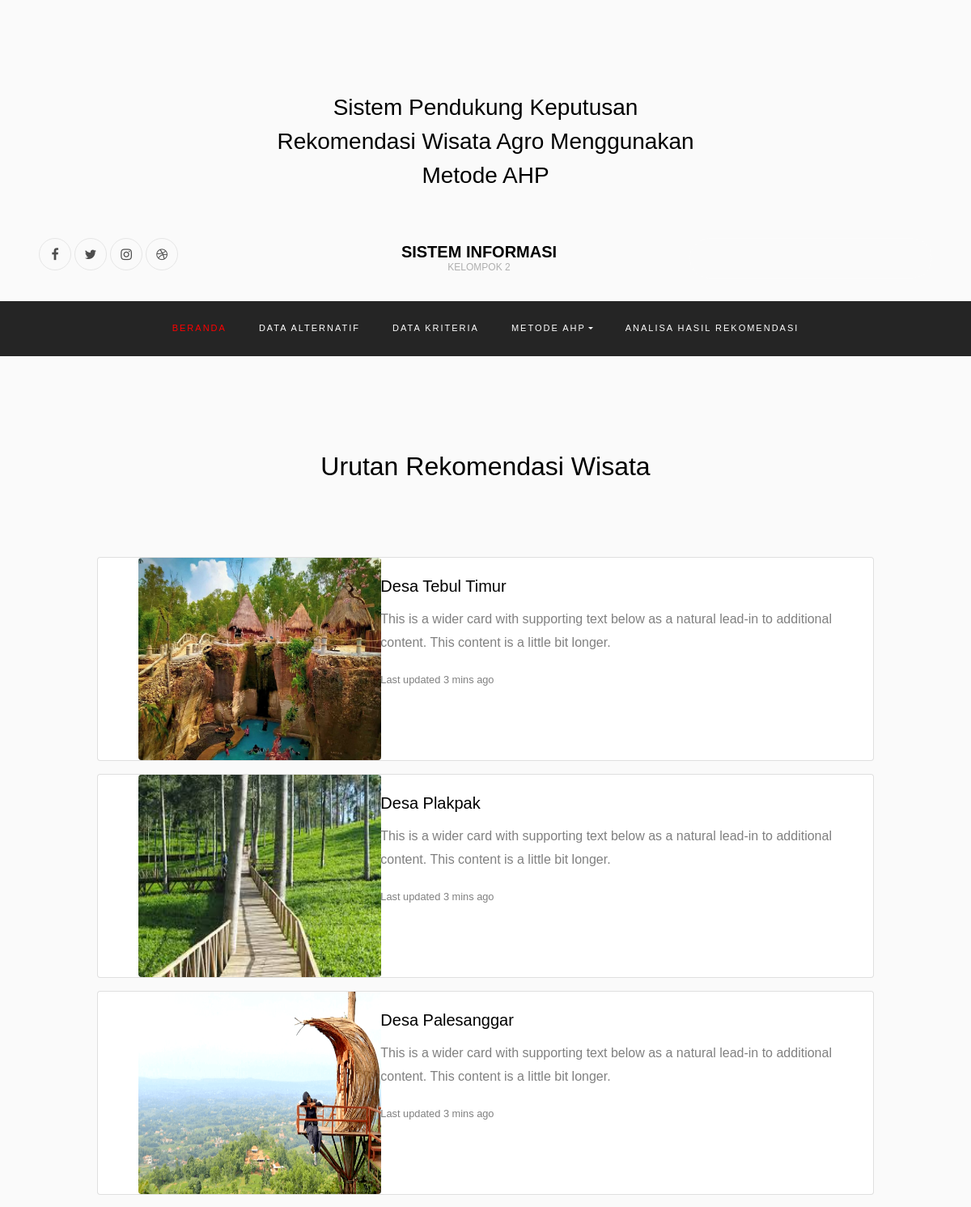
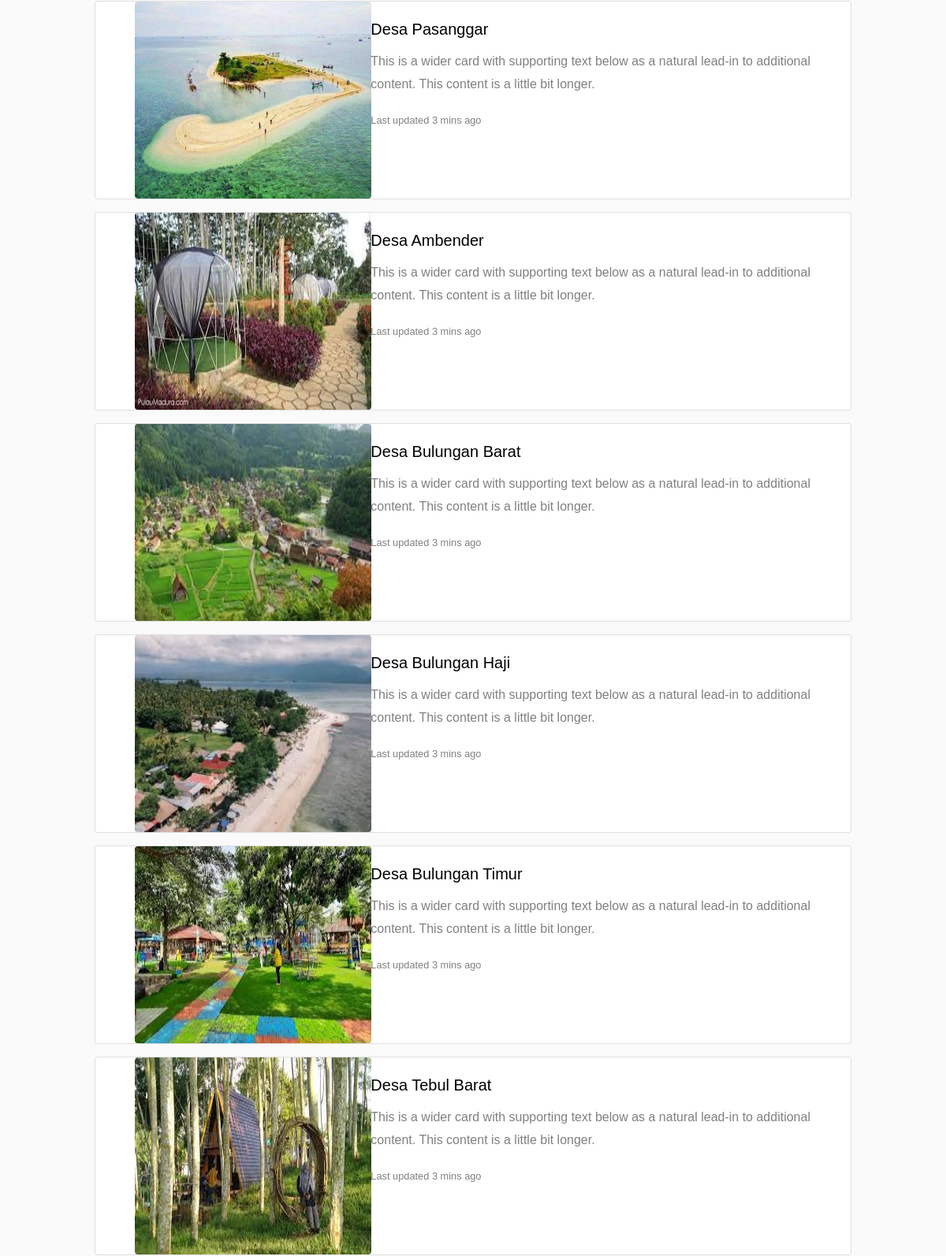
The app's page /Rekomendasi.php (upper part), older data (2 pictures, top to bottom).
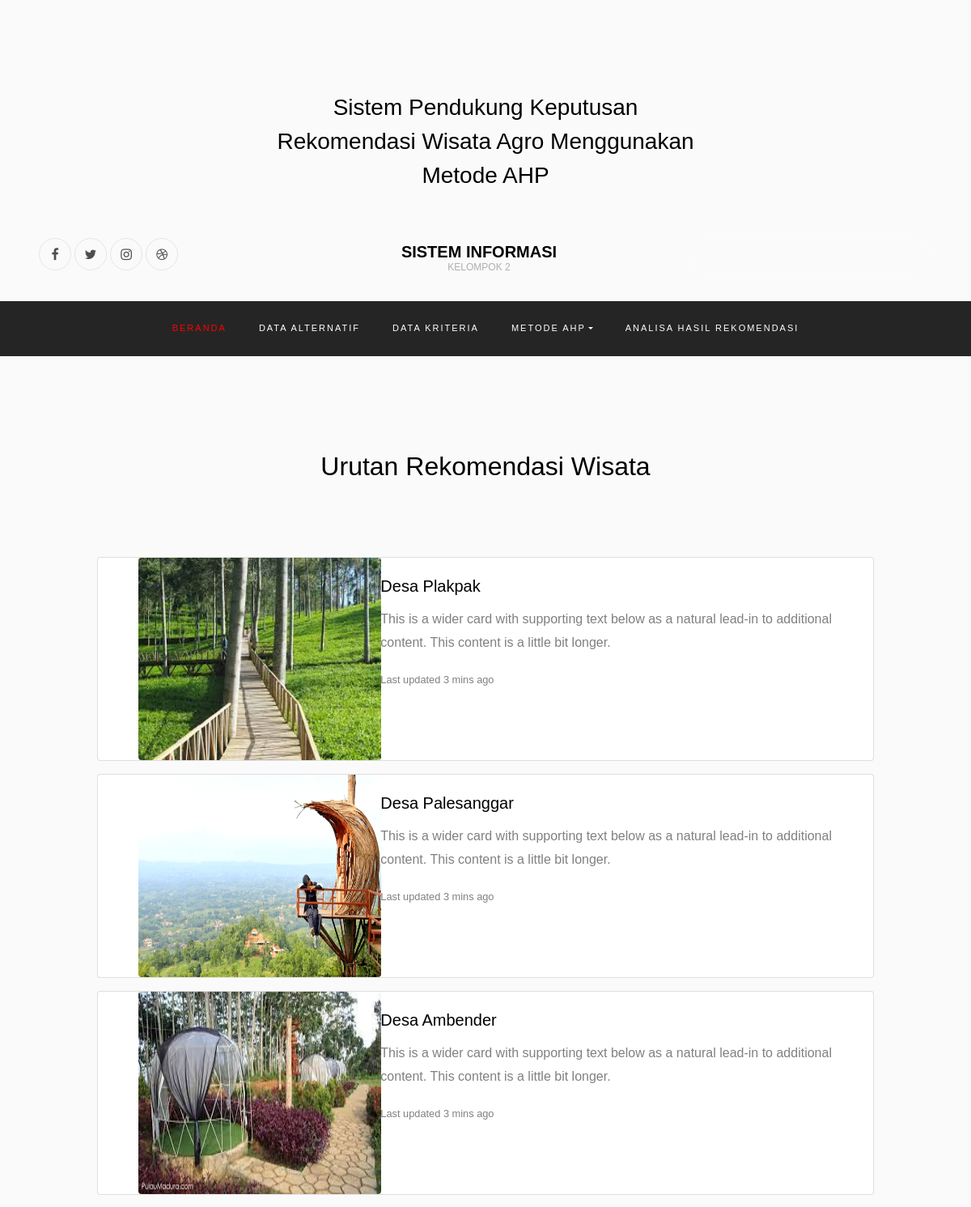
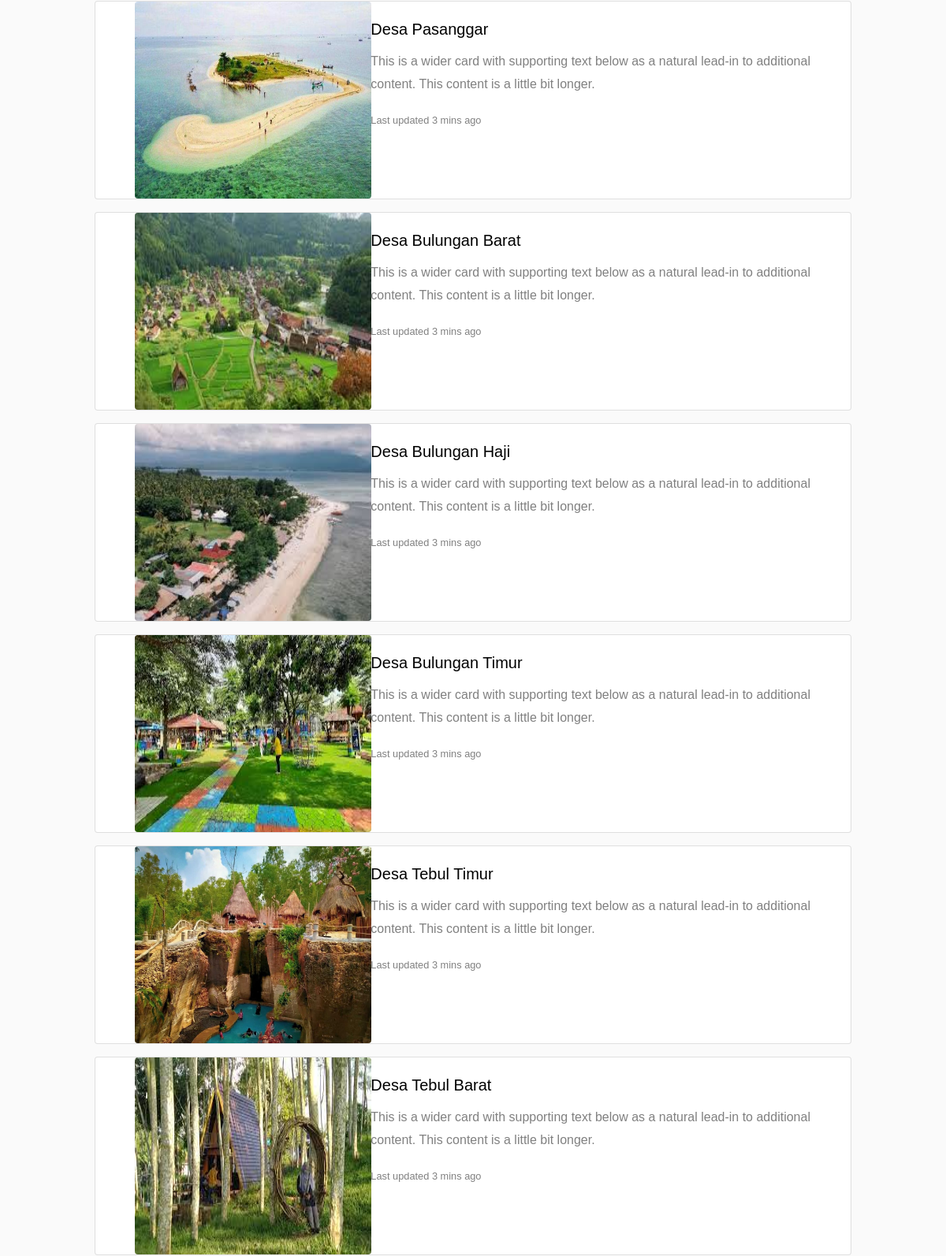
The same page, newer data (2 pictures, top to bottom).
### tables this page shows
CREATE TABLE `wisata` (
  `idWisata` int(11) NOT NULL,
  `namaWisata` varchar(128) NOT NULL,
  `nilaiWisata` float NOT NULL,
  `gambar` varchar(128) NOT NULL
);

### database/database.php (called while the page is built, shortened)
<?php
function GetDataWisata(){
    try{
        $statement = DB->prepare("SELECT * FROM `wisata` ORDER BY nilaiWisata DESC");
        $statement->execute();
        return $statement->fetchAll(PDO::FETCH_ASSOC);
    } catch (PDOException $err) {
        echo $err->getMessage();
    }
}
?>

### Rekomendasi.php (the view, shortened to what this page needs)
<?php
    include("database/database.php");
    $data = GetDataWisata();
?>
<!DOCTYPE html>
<html lang="en">
<head>
    <link rel="stylesheet" href="https://stackpath.bootstrapcdn.com/font-awesome/4.7.0/css/font-awesome.min.css">
    <link rel="stylesheet" href="css/style.css">
</head>
<body>
    <?php include("header.php") ?>
    <div class="judul" style="margin-bottom: 10vh;"><h2> Urutan Rekomendasi Wisata</h2></div>
    <div style="display:flex; flex-direction: column; justify-content: center; align-items: center;">
    <?php foreach($data as $wisata){?>
        <div class="card mb-3" style="max-width: 80%;">
        <div class="row g-0">
            <div class="col-md-4">
            <img src=<?php echo "si/".$wisata["gambar"]?> class="rounded" alt="..." style="width: 300px; height: 250px; margin-left: 50px;">
            </div>
            <div class="col-md-8">
            <div class="card-body">
                <h5 class="card-title"><?php echo $wisata["namaWisata"]?></h5>
                <p class="card-text">This is a wider card with supporting text below as a natural lead-in to additional content. This content is a little bit longer.</p>
                <p class="card-text"><small class="text-body-secondary">Last updated 3 mins ago</small></p>
            </div>
            </div>
        </div>
        </div>
    <?php }?>
    </div>
</body>
</html>

### header.php (shortened to what this page needs)
<section class="ftco-section">
		<div class="container">
			<div class="row justify-content-center">
				<div class="col-md-6 text-center mb-5">
					<h2 class="heading-section">Sistem Pendukung Keputusan Rekomendasi Wisata Agro Menggunakan Metode AHP</h2>
				</div>
			</div>
		</div>
		<div class="container-fluid px-md-5">
			<div class="row justify-content-between">
				<div class="col-md-8 order-md-last">
					<div class="row">
						<div class="col-md-6 text-center">
							<a class="navbar-brand" href="index.html">Sistem informasi <span>Kelompok 2</span></a>
						</div>
						<div class="col-md-6 d-md-flex justify-content-end mb-md-0 mb-3">
							<form action="#" class="searchform order-lg-last">
			        </form>
						</div>
					</div>
				</div>
				<div class="col-md-4 d-flex">
					<div class="social-media">
		    		<p class="mb-0 d-flex">
		    			<a href="#" class="d-flex align-items-center justify-content-center"><span class="fa fa-facebook"><i class="sr-only">Facebook</i></span></a>
		    			<a href="#" class="d-flex align-items-center justify-content-center"><span class="fa fa-twitter"><i class="sr-only">Twitter</i></span></a>
		    			<a href="#" class="d-flex align-items-center justify-content-center"><span class="fa fa-instagram"><i class="sr-only">Instagram</i></span></a>
		    			<a href="#" class="d-flex align-items-center justify-content-center"><span class="fa fa-dribbble"><i class="sr-only">Dribbble</i></span></a>
		    		</p>
	        </div>
				</div>
			</div>
		</div>
		<nav class="navbar navbar-expand-lg navbar-dark ftco_navbar bg-dark ftco-navbar-light" id="ftco-navbar">
	    <div class="container-fluid">
	      <div class="collapse navbar-collapse" id="ftco-nav">
	        <ul class="navbar-nav m-auto">
	        	<li class="nav-item active"><a href="index.php" class="nav-link">Beranda</a></li>
	        	<li class="nav-item"><a href="Data_Alternatif.php" class="nav-link">Data Alternatif</a></li>
	        	<li class="nav-item"><a href="Data_Kriteria.php" class="nav-link">Data Kriteria</a></li>
	          	<li class="nav-item dropdown">
					<a class="nav-link dropdown-toggle" href="#" id="dropdown04" data-toggle="dropdown" aria-haspopup="true" aria-expanded="false">Metode AHP</a>
				</li>
				<li class="nav-item"><a href="Rekomendasi.php" class="nav-link">Analisa Hasil Rekomendasi</a></li>
	        </ul>
	      </div>
	    </div>
	  </nav>
	</section>

Row changes from the older to the newer data that the page shows:
changed wisata "Desa Ambender": moves up the list
changed wisata "Desa Tebul Timur": moves down the list
